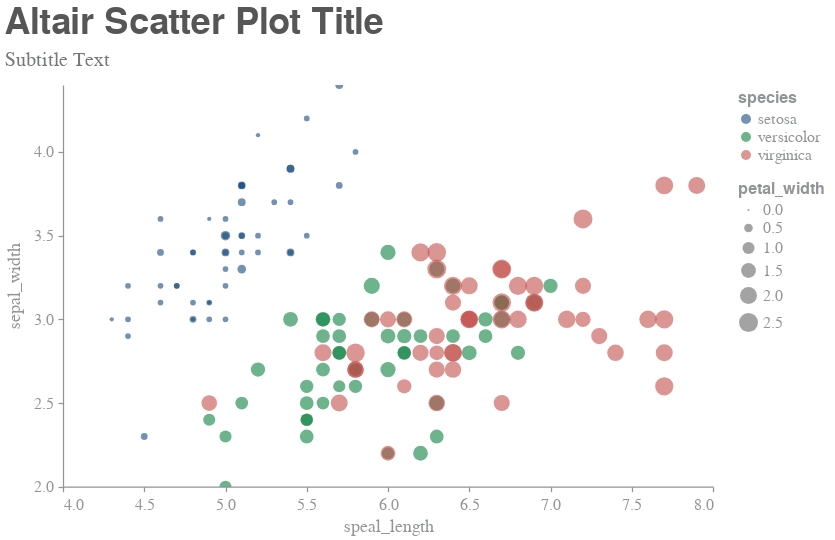

The notebook cell this image was saved under:
### Code cell
# scatterplot
chart = alt.Chart(df_iris).mark_circle().encode(
    x=alt.X("sepal_length:Q", title="speal_length", scale=alt.Scale(zero=False)),
    y=alt.Y("sepal_width:Q", title="sepal_width", scale=alt.Scale(zero=False)), 
    size=alt.Size("petal_width:Q", legend=alt.Legend(orient="right")),
    color=alt.Color("species:N", legend=alt.Legend(orient="right")),
    opacity=alt.value(0.6),
).properties(
    title={"text" : "Altair Scatter Plot Title",  
           "subtitle" : "Subtitle Text"},
    width=width, height=height,
).interactive()
# display
chart.display()

### Figure 1 — Vega-Lite specification as saved in the notebook (floating-point values rounded to 4 significant figures; data arrays with more than 128 entries replaced by an {"elided": "..."} marker saying what was removed)
{"background": "white", "config": {"axis": {"grid": false, "domainColor": "#929497", "domainWidth": 1.25, "tickColor": "#929497", "tickSize": 5, "tickWidth": 1.25, "tickCount": 6, "titleFont": "Helvetica Neue", "titleColor": "#929497", "titleFontSize": 18, "titleFontWeight": 400, "titlePadding": 5, "labelFont": "Helvetica Neue", "labelColor": "#929497", "labelFontSize": 16, "labelFontWeight": 400, "labelPadding": 5}, "axisX": {"titlePadding": 5}, "axisY": {"titlePadding": 10}, "title": {"font": "Helvetica Neue", "color": "#555655", "fontSize": 36, "fontWeight": 600, "subtitleFont": "Helvetica Neue", "subtitleColor": "#76787B", "subtitleFontSize": 20, "subtitleFontWeight": 400, "subtitlePadding": 8, "anchor": "start", "offset": 14}, "legend": {"titleFont": "Helvetica Neue", "titleColor": "#929497", "titleFontSize": 16, "titleFontWeight": 600, "titlePadding": 5, "labelFont": "Helvetica Neue", "labelColor": "#929497", "labelFontSize": 16, "labelFontWeight": 400, "offset": 20, "padding": 5}, "header": {"titleFont": "Helvetica Neue", "titleColor": "#929497", "titleFontSize": 18, "titleFontWeight": 400, "labelFont": "Helvetica Neue", "labelColor": "#929497", "labelFontSize": 16, "labelFontWeight": 400}, "range": {"category": ["#174A7E", "#0C8040", "#C3514E", "#F79747", "#663399"], "diverging": ["#76787B", "#828282", "#929497", "#A6A6A5", "#BFBEBE"]}, "view": {"stroke": "transparent"}, "circle": {"color": "#174A7E", "size": 100}, "point": {"filled": true}, "bar": {"color": "#174A7E"}, "line": {"color": "#174A7E"}, "text": {"font": "Helvetica Neue", "fontSize": 18, "color": "#76787B"}, "rule": {"size": 1.25, "color": "#929497"}, "area": {"fill": "#174A7E"}}, "data": {"name": "data-a4bd480ea976f54878a155ce12ba18ce"}, "mark": "circle", "encoding": {"color": {"type": "nominal", "field": "species", "legend": {"orient": "right"}}, "opacity": {"value": 0.6}, "size": {"type": "quantitative", "field": "petal_width", "legend": {"orient": "right"}}, "x": {"type": "quantitative", "field": "sepal_length", "scale": {"zero": false}, "title": "speal_length"}, "y": {"type": "quantitative", "field": "sepal_width", "scale": {"zero": false}, "title": "sepal_width"}}, "height": 401.7, "selection": {"selector005": {"type": "interval", "bind": "scales", "encodings": ["x", "y"]}}, "title": {"text": "Altair Scatter Plot Title", "subtitle": "Subtitle Text"}, "width": 650, "$schema": "https://vega.github.io/schema/vega-lite/v4.8.1.json", "datasets": {"data-a4bd480ea976f54878a155ce12ba18ce": {"elided": "150 records"}}}
